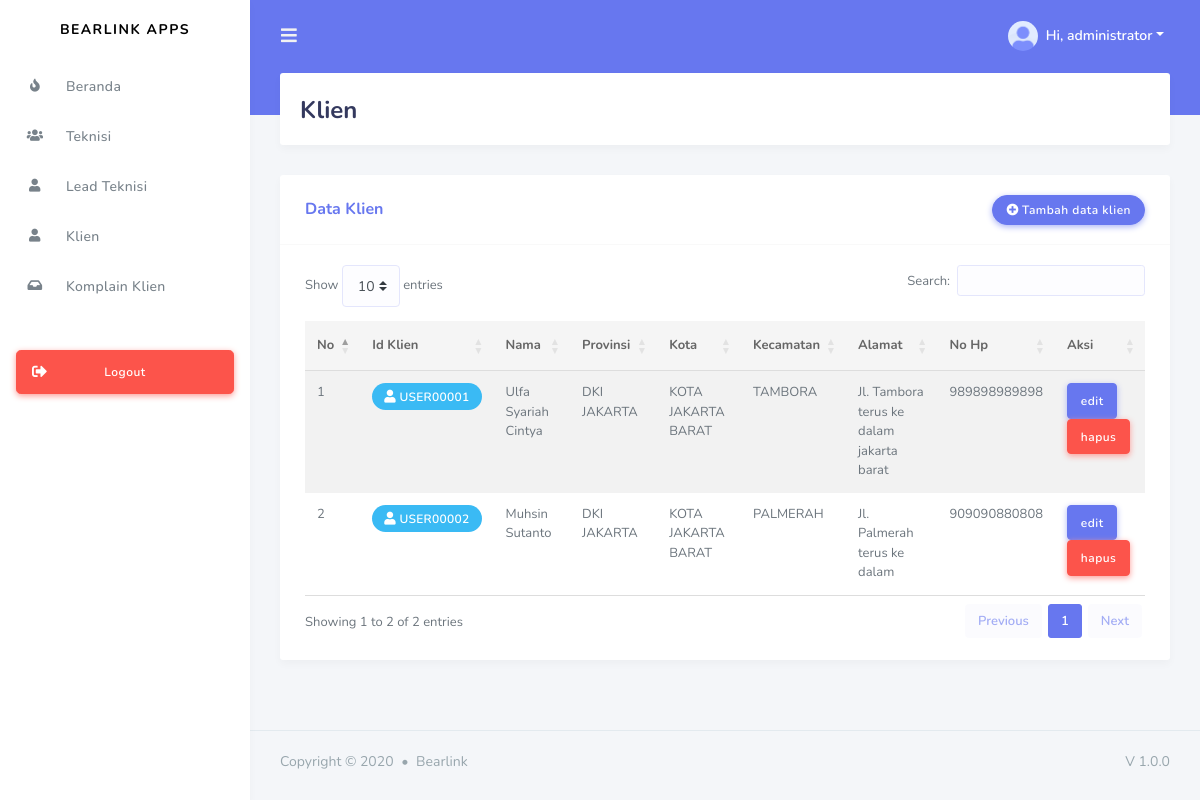
The app's page /index.php?page=client (signed in) with its own data.
### tables this page shows
CREATE TABLE `users` (
  `id` varchar(32) NOT NULL,
  `province_id` char(2) DEFAULT NULL,
  `regency_id` char(4) DEFAULT NULL,
  `district_id` char(7) DEFAULT NULL,
  `full_name` varchar(100) NOT NULL,
  `email` varchar(191) NOT NULL,
  `password` varchar(80) NOT NULL,
  `handphone` varchar(12) NOT NULL,
  `date_of_birth` date NOT NULL,
  `full_address` longtext NOT NULL,
  `lat` decimal(10,8) DEFAULT NULL,
  `lng` decimal(11,8) DEFAULT NULL,
  `created_at` timestamp NULL DEFAULT NULL,
  `updated_at` timestamp NULL DEFAULT NULL,
  `deleted_at` timestamp NULL DEFAULT NULL
);

CREATE TABLE `provinces` (
  `id` char(2) NOT NULL,
  `name` varchar(255) NOT NULL,
  `created_at` timestamp NULL DEFAULT NULL,
  `updated_at` timestamp NULL DEFAULT NULL,
  `deleted_at` timestamp NULL DEFAULT NULL
);

CREATE TABLE `regencies` (
  `id` char(4) NOT NULL,
  `province_id` char(2) NOT NULL,
  `name` varchar(255) NOT NULL,
  `created_at` timestamp NULL DEFAULT NULL,
  `updated_at` timestamp NULL DEFAULT NULL,
  `deleted_at` timestamp NULL DEFAULT NULL
);

CREATE TABLE `districts` (
  `id` char(7) NOT NULL,
  `regency_id` char(4) NOT NULL,
  `name` varchar(255) NOT NULL,
  `created_at` timestamp NULL DEFAULT NULL,
  `updated_at` timestamp NULL DEFAULT NULL,
  `deleted_at` timestamp NULL DEFAULT NULL
);

### service.php (called while the page is built, shortened)
<?php
    $role = $_SESSION['role'];
    $email = $_SESSION['email'];
    switch($role){
        case 1:
            $sql = mysqli_query($conn, "SELECT * from admin WHERE email='$email'");
            $auth = mysqli_fetch_array($sql);
        break;
    }
?>

### page/admin/client/client.php (the view, shortened to what this page needs)
<div class="main-content">
    <section class="section">
        <div class="section-header">
            <h1>Klien</h1>
        </div>
        <div class="row">
            <div class="col-lg-12 col-md-12 col-12 col-sm-12">
                <div class="card">
                    <div class="card-header">
                        <h4>Data Klien</h4>
                        <div class="card-header-action">
                            <a href="?page=clientadd" class="btn btn-primary btn-icon icon-left"><i class="fas fa-plus-circle"></i>Tambah data klien</a>
                        </div>
                    </div>
                    <div class="card-body">
                        <div class="table-responsive">
                            <table id="example" class="table table-striped">
                                <thead>
                                    <tr>
                                        <th>No</th>
                                        <th>Id Klien</th>
                                        <th>Nama</th>
                                        <th>Provinsi</th>
                                        <th>Kota</th>
                                        <th>Kecamatan</th>
                                        <th>Alamat</th>
                                        <th>No Hp</th>
                                        <th>Aksi</th>
                                    </tr>
                                </thead>
                                <tbody>
                                <?php
                                $no = 1;
                                $q = mysqli_query($conn, "SELECT users.id as id, users.handphone as handphone, users.full_name as full_name, provinces.name as provincy_name, regencies.name as regency_name, districts.name as district_name, users.full_address as address, users.handphone as handphone FROM users
                                                        JOIN provinces ON users.province_id=provinces.id
                                                        JOIN regencies ON users.regency_id=regencies.id
                                                        JOIN districts ON users.district_id=districts.id") or die (mysqli_error($conn));
                                while($data=mysqli_fetch_array($q)){
                                ?>
                                    <tr>
                                        <td><?= $no ?></td>
                                        <td>
                                            <div class="badge badge-info"><i class="fas fa-user"></i> <?= $data['id'] ?></div>
                                        </td>
                                        <td><?= $data['full_name'] ?></td>
                                        <td><?= $data['provincy_name'] ?></td>
                                        <td><?= $data['regency_name'] ?></td>
                                        <td><?= $data['district_name'] ?></td>
                                        <td><?= $data['address'] ?></td>
                                        <td><?= $data['handphone'] ?></td>
                                        <td>
                                            <a href="?page=clientedit&id=<?= $data['id'] ?>" class="btn btn-primary">edit</a>
                                            <a href="?page=clientdelete&id=<?= $data['id'] ?>" class="btn btn-danger">hapus</a>
                                        </td>
                                    </tr>
                                <?php $no++; } ?>
                            </table>
                        </div>
                    </div>
                </div>
            </div>
        </div>
    </section>
</div>
<footer class="main-footer">
    <div class="footer-left">
        Copyright &copy; 2020 <div class="bullet"></div> Bearlink
    </div>
    <div class="footer-right">
        V 1.0.0
    </div>
</footer>
</div>
</div>

### header.php (shortened to what this page needs)
<div class="navbar-bg"></div>
<nav class="navbar navbar-expand-lg main-navbar">
<form class="form-inline mr-auto">
    <ul class="navbar-nav mr-3">
    <li><a href="#" data-toggle="sidebar" class="nav-link nav-link-lg"><i class="fas fa-bars"></i></a></li>
    </ul>
</form>
<ul class="navbar-nav navbar-right">
    <li class="dropdown"><a href="#" data-toggle="dropdown" class="nav-link dropdown-toggle nav-link-lg nav-link-user">
    <img alt="image" src="assets/img/avatar/avatar-1.png" class="rounded-circle mr-1">
    <div class="d-sm-none d-lg-inline-block">Hi, <?= $auth['full_name'] ?></div></a>
    </li>
</ul>
</nav>

### records on screen
users: id "USER00001", full_name "Ulfa Syariah Cintya", province.name "DKI JAKARTA", regency.name "KOTA JAKARTA BARAT", district.name "TAMBORA", full_address "Jl. Tambora terus ke dalam jakarta barat", handphone "989898989898"
users: id "USER00002", full_name "Muhsin Sutanto", province.name "DKI JAKARTA", regency.name "KOTA JAKARTA BARAT", district.name "PALMERAH", full_address "Jl. Palmerah terus ke dalam", handphone "909090880808"

### other values on screen
$auth['full_name'] "administrator"
